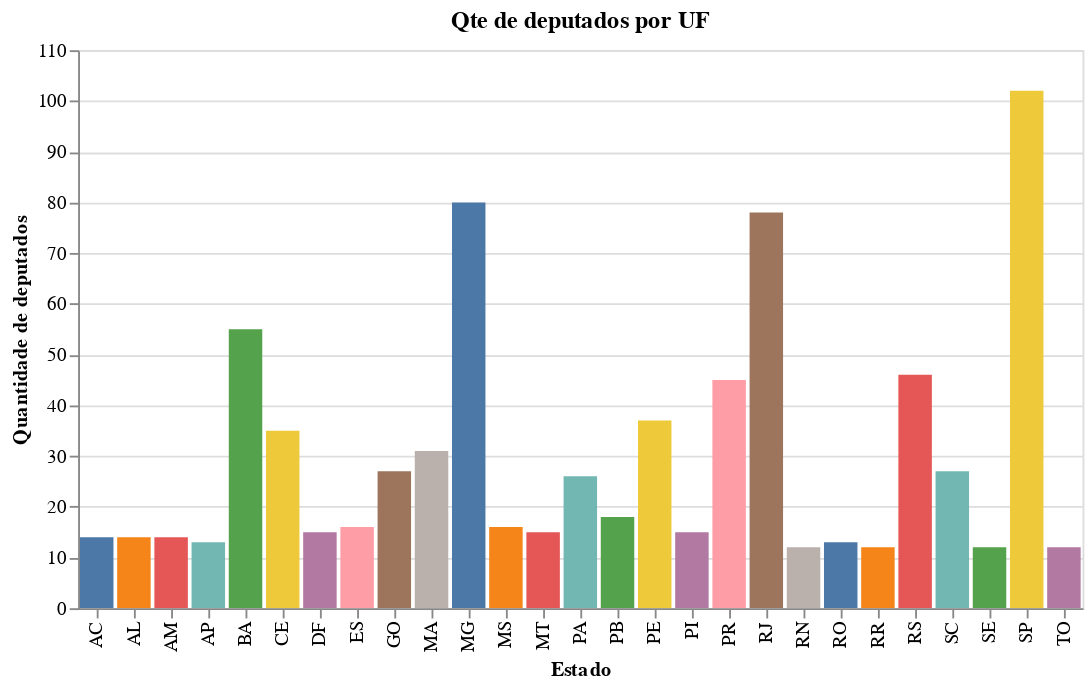

Notebook code for this chart:
### Code cell
alt.Chart(qte_dep_uf, title = "Qte de deputados por UF").mark_bar().encode(
    x= alt.X('sgUF', title ='Estado'),
    y= alt.Y('ideDocumento', title ='Quantidade de deputados'),
    color = alt.Color('sgUF', legend=None)
    
    ).interactive()

### Figure 1 — Vega-Lite specification as saved in the notebook (floating-point values rounded to 4 significant figures)
{"config": {"view": {"continuousWidth": 400, "continuousHeight": 300}}, "data": {"name": "data-0600d3e218473f7c3d46c3557e5251df"}, "mark": "bar", "encoding": {"color": {"type": "nominal", "field": "sgUF", "legend": null}, "x": {"type": "nominal", "field": "sgUF", "title": "Estado"}, "y": {"type": "quantitative", "field": "ideDocumento", "title": "Quantidade de deputados"}}, "selection": {"selector021": {"type": "interval", "bind": "scales", "encodings": ["x", "y"]}}, "title": "Qte de deputados por UF", "$schema": "https://vega.github.io/schema/vega-lite/v4.0.2.json", "datasets": {"data-0600d3e218473f7c3d46c3557e5251df": [{"ideDocumento": 14, "sgUF": "AC"}, {"ideDocumento": 14, "sgUF": "AL"}, {"ideDocumento": 14, "sgUF": "AM"}, {"ideDocumento": 13, "sgUF": "AP"}, {"ideDocumento": 55, "sgUF": "BA"}, {"ideDocumento": 35, "sgUF": "CE"}, {"ideDocumento": 15, "sgUF": "DF"}, {"ideDocumento": 16, "sgUF": "ES"}, {"ideDocumento": 27, "sgUF": "GO"}, {"ideDocumento": 31, "sgUF": "MA"}, {"ideDocumento": 80, "sgUF": "MG"}, {"ideDocumento": 16, "sgUF": "MS"}, {"ideDocumento": 15, "sgUF": "MT"}, {"ideDocumento": 26, "sgUF": "PA"}, {"ideDocumento": 18, "sgUF": "PB"}, {"ideDocumento": 37, "sgUF": "PE"}, {"ideDocumento": 15, "sgUF": "PI"}, {"ideDocumento": 45, "sgUF": "PR"}, {"ideDocumento": 78, "sgUF": "RJ"}, {"ideDocumento": 12, "sgUF": "RN"}, {"ideDocumento": 13, "sgUF": "RO"}, {"ideDocumento": 12, "sgUF": "RR"}, {"ideDocumento": 46, "sgUF": "RS"}, {"ideDocumento": 27, "sgUF": "SC"}, {"ideDocumento": 12, "sgUF": "SE"}, {"ideDocumento": 102, "sgUF": "SP"}, {"ideDocumento": 12, "sgUF": "TO"}]}}
